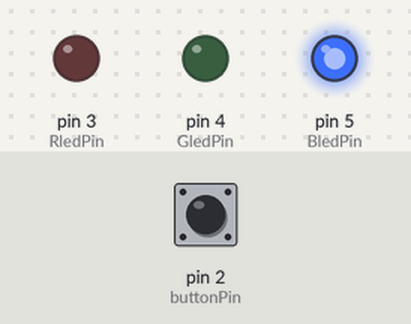
This sketch was run on a simulated Arduino Uno, built with avr-gcc and run on an emulated ATmega328P. Parts: output pins drawn as LEDs (lit = HIGH). Inputs (shaded band) come from the test bench; at power-on: pin 2 (buttonPin) LOW.

Above: at 1.2 s.
1.3 s: pin 2 (buttonPin) pulled HIGH for 0.15 s
At 2.0 s:
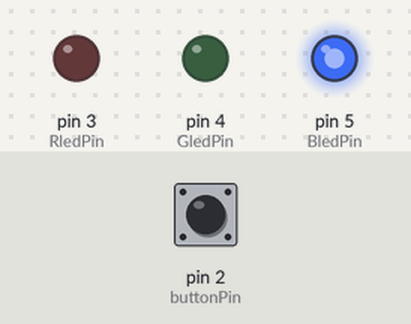
4.4 s: pin 2 (buttonPin) pulled HIGH for 1 s
At 5.6 s:
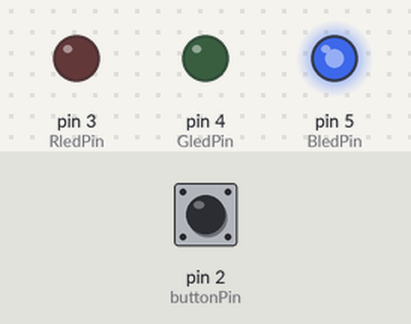
8.4 s: pin 2 (buttonPin) pulled HIGH for 0.15 s
At 9.8 s:
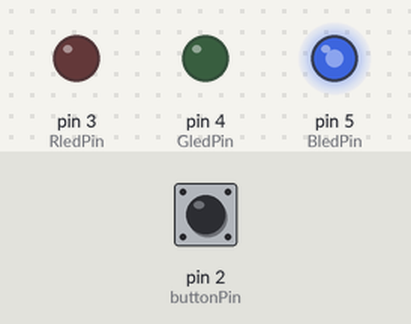
11.5 s: pin 2 (buttonPin) pulsed HIGH 2 times (0.12 s each, 0.3 s apart)
At 12.4 s:
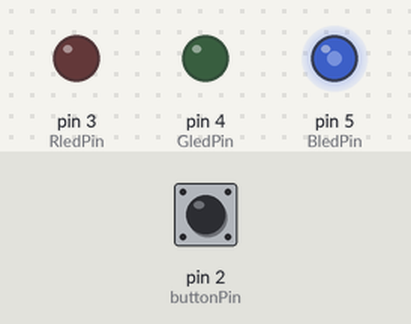
13.6 s: pin 2 (buttonPin) pulled HIGH for 3.2 s
At 15.0 s:
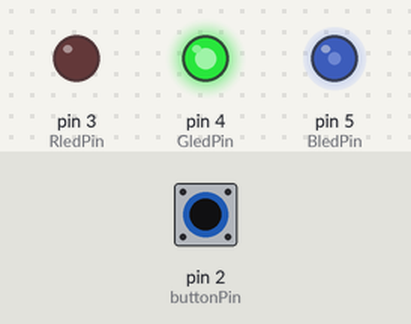
19.8 s: pin 2 (buttonPin) pulsed HIGH 5 times (0.12 s each, 0.3 s apart)
At 21.8 s:
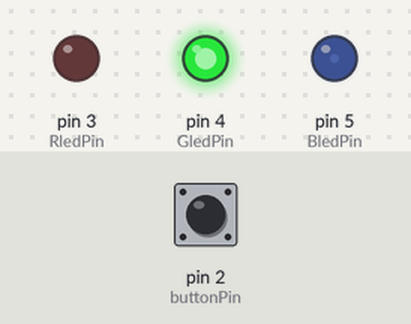
Timing chart, 0 to 37.5 s (numbered marks = the images above; inputs shaded):
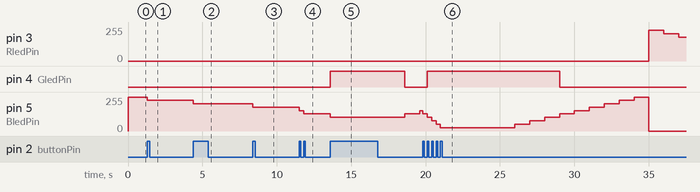

Measured:
- after the input at 1.3 s, pin 5 (BledPin): 255/255 → 230/255 at once
- after the input at 4.4 s, pin 3 (RledPin): stays 0/255 (without the input it goes to 230/255 after 2.9 s)
- after the input at 8.4 s, pin 3 (RledPin): stays 0/255 (without the input it goes to 230/255 after 3.0 s)
- after the input at 11.5 s, pin 5 (BledPin): 179/255 → 153/255 at once, → 128/255 0.30 s later
- after the input at 13.6 s, pin 4 (GledPin): LOW → HIGH at once, → LOW 5.0 s later
- after the input at 19.8 s, pin 4 (GledPin): LOW → HIGH after 0.30 s instead of 9.8 s

The sketch:

toyMood.ino
```cpp
const int RledPin = 3;
const int GledPin = 4;
const int BledPin = 5;
const int buttonPin = 2;

int mood = 0;
const int neutralMood = 10;
unsigned long previousMillis = 0;
int fadingDirection = 1;
bool ButtonPressed = false;
int buttonState = 0;
unsigned long touchedTimer = 0;
unsigned long reducedTimer = 0;
const long unTouchInterval = 5000;
const long reducedInterval = 1000;

void setup() {
  pinMode(buttonPin, INPUT);
  pinMode(RledPin, OUTPUT);
  pinMode(GledPin, OUTPUT);
  pinMode(BledPin, OUTPUT);

  mood = neutralMood;
}

void loop() {
  // put your main code here, to run repeatedly:
  showLEDState(mood);
  buttonState = digitalRead(buttonPin);

  if(buttonState == HIGH && !ButtonPressed){
    mood = mood + 1;
    if(mood > 20) mood = 20;
    touchedTimer = millis();
    ButtonPressed = true;
  }
  if(buttonState ==LOW && ButtonPressed){
    ButtonPressed = false;
  }
  unsigned long currentTimer = millis();
  if(currentTimer - touchedTimer > unTouchInterval){
    if(currentTimer - reducedTimer > reducedInterval){
      mood = mood - 1;
      if(mood < 0 ) mood = 0;
      reducedTimer = currentTimer;
    }
}
}

void showLEDState(int mood) {
  float brightnessInterval = 255.0 / 10.0;
  int diff = abs(mood - neutralMood);
  int value = constrain(brightnessInterval * diff, 0, 255);

  if (mood >= neutralMood) {
    analogWrite(RledPin, 0);
    analogWrite(GledPin, value);
    analogWrite(BledPin, 255 - value);
  }
  else {
    analogWrite(RledPin, 255 - value);
    analogWrite(GledPin, value);
    analogWrite(BledPin, 0);
  }
}
```
